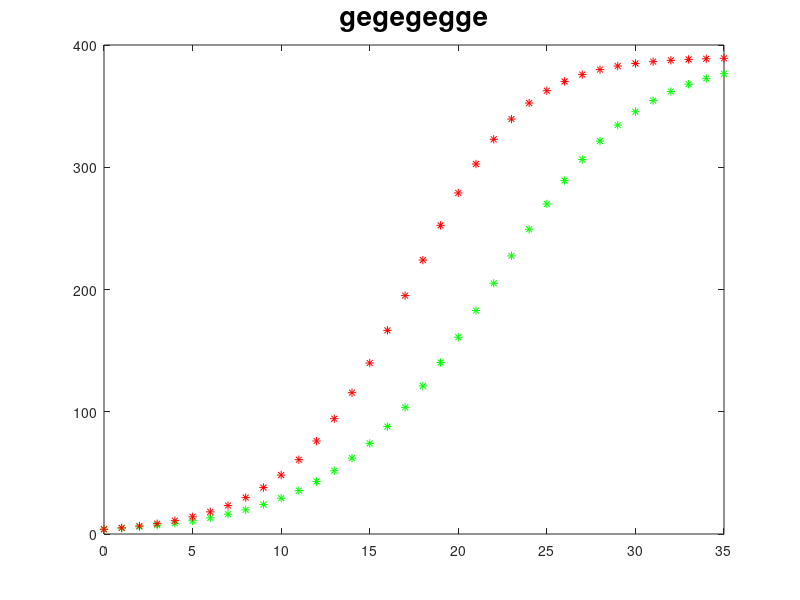

This figure's MATLAB source:
n=[0:21];
pop=[3.9 5.308 7.24 9.638 12.866 17.069 23.192 31.443 38.558 50.156 62.948 76 91.972 105.711 122.755 131.7 150.7 179.323 203.212 226.505 248.71 281.416];

plot(n,pop,'r*')

dp=zeros(1,21);
for i=1:21;
  dp(i)=pop(1+i)-pop(i);
endfor
dp

pop_n=(390-pop).*pop;
x=pop_n(1:21)
y=dp

model=polyfit(x,dp,1)

ppredict=zeros(1,36);
ppredict(1)=3.9;

for i=1:35;
  ppredict(1+i)=ppredict(i)+model(1)*(390-ppredict(i))*ppredict(i)
endfor
ppredict

nnew=[0:35];

plot(n,pop,'r*',nnew,ppredict,'g*')

newp=zeros(1,36);
newp(1)=3.9;

for i =1:35;
  newp(1+i)=newp(i) +0.000764*(390-newp(i))*newp(i);
endfor

newp


plot(nnew,ppredict,'g*',nnew,newp,'r*')
title('gegegegge','FontSize',20)

y2030=newp(25)
y2040=newp(26)

year2080=newp(28)

